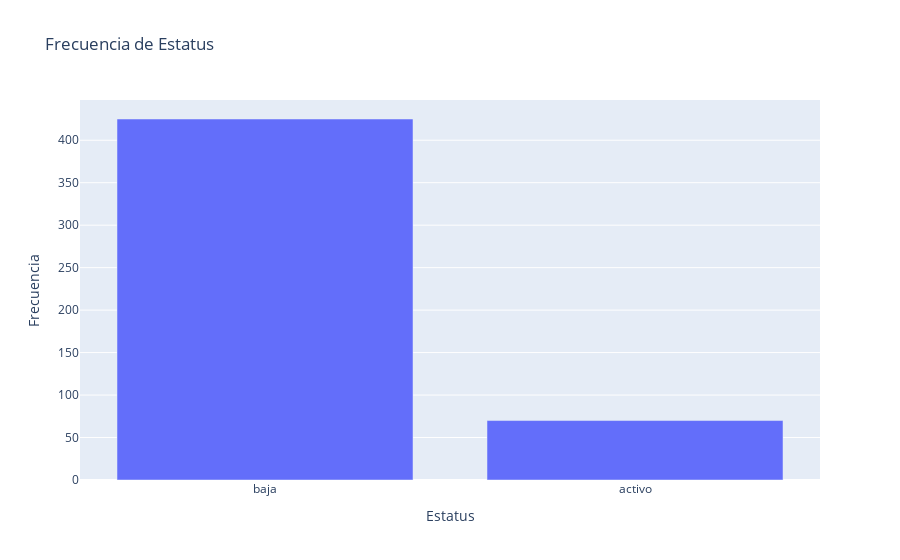

The notebook cell saved with this chart:
### Code cell
# Crear el gráfico de barras con el conteo de 'Estatus'
fig = px.bar(source, x='Estatus', y='Frecuencia', title='Frecuencia de Estatus')
fig.show()

### Figure 1 — Plotly figure (JSON) as saved in the notebook; plotly's stock layout.template omitted (floating-point values rounded to 4 significant figures)
{"data": [{"alignmentgroup": "True", "hovertemplate": "Estatus=%{x}<br>Frecuencia=%{y}<extra></extra>", "legendgroup": "", "marker": {"color": "#636efa", "pattern": {"shape": ""}}, "name": "", "offsetgroup": "", "orientation": "v", "showlegend": false, "textposition": "auto", "type": "bar", "x": ["baja", "activo"], "xaxis": "x", "y": [425, 70], "yaxis": "y"}], "layout": {"barmode": "relative", "legend": {"tracegroupgap": 0}, "title": {"text": "Frecuencia de Estatus"}, "xaxis": {"anchor": "y", "domain": [0, 1], "title": {"text": "Estatus"}}, "yaxis": {"anchor": "x", "domain": [0, 1], "title": {"text": "Frecuencia"}}}}
